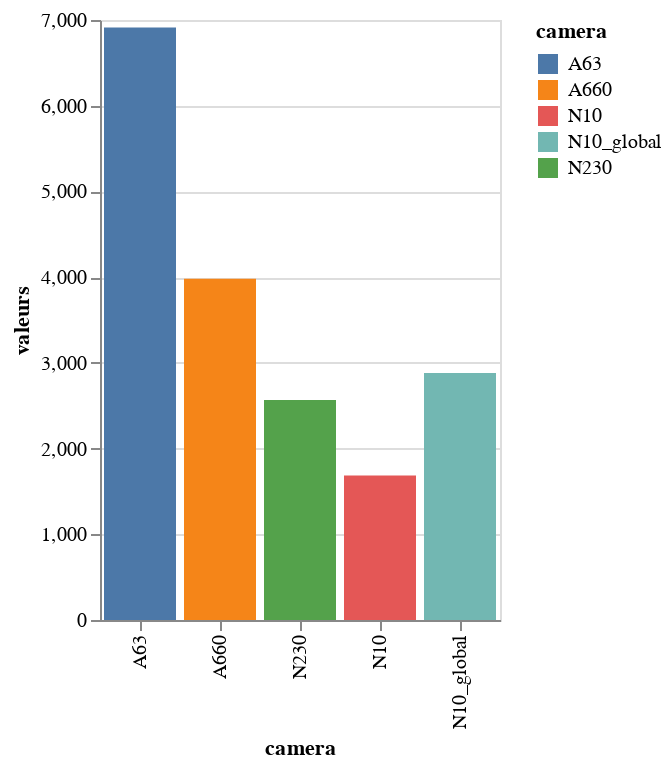

Notebook code for this chart:
### Code cell
repartition_pl_cameras=pd.DataFrame({'camera':['A63','A660','N230','N10','N10_global'],'valeurs':[nb_veh_A63, nb_veh_A660,
                                                                                                  nb_veh_N230,nb_veh_N10,nb_veh_N10_glob]})

graph_perte_pl = alt.Chart(repartition_pl_cameras).mark_bar().encode(
                            alt.X('camera', sort=alt.EncodingSortField(field='yield', op='mean')),
                            y='valeurs',
                            color='camera').properties(width=200)
graph_perte_pl

### Figure 1 — Vega-Lite specification as saved in the notebook (floating-point values rounded to 4 significant figures)
{"$schema": "https://vega.github.io/schema/vega-lite/v2.6.0.json", "config": {"view": {"height": 300, "width": 400}}, "data": {"name": "data-4c4cc4aec5de37fa90c06c0a1668401c"}, "datasets": {"data-4c4cc4aec5de37fa90c06c0a1668401c": [{"camera": "A63", "valeurs": 6913}, {"camera": "A660", "valeurs": 3982}, {"camera": "N230", "valeurs": 2567}, {"camera": "N10", "valeurs": 1685}, {"camera": "N10_global", "valeurs": 2881}]}, "encoding": {"color": {"field": "camera", "type": "nominal"}, "x": {"field": "camera", "sort": {"field": "yield", "op": "mean"}, "type": "nominal"}, "y": {"field": "valeurs", "type": "quantitative"}}, "mark": "bar", "width": 200}
